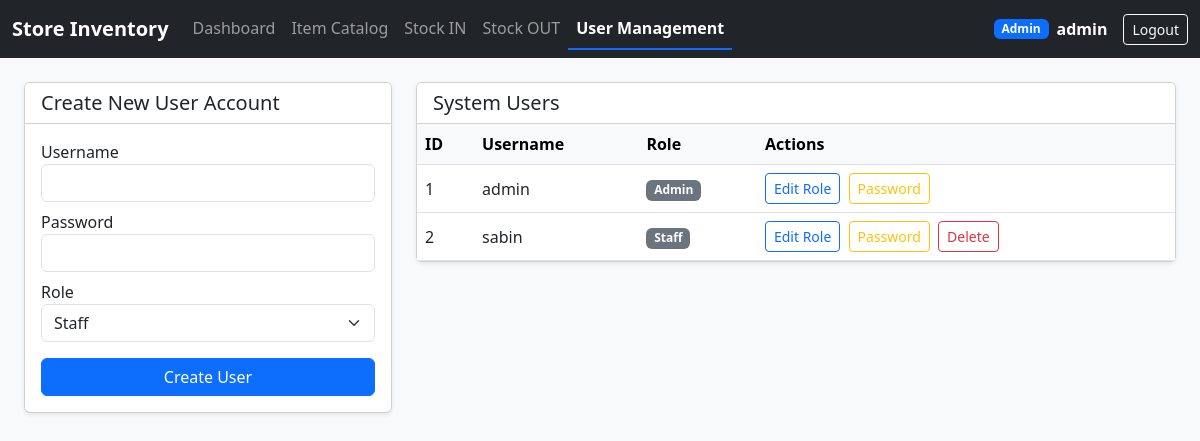
The app's page /users (signed in) with its own data.
### app.py (models this page shows, shortened)
class User(UserMixin, db.Model):
    __tablename__ = 'users'
    id = db.Column(db.Integer, primary_key=True)
    username = db.Column(db.String(80), unique=True, nullable=False)
    password_hash = db.Column(db.String(255), nullable=False)
    role = db.Column(db.String(20), nullable=False, default='Staff')  # Admin, Manager, Staff

### app.py (the view, shortened to what this page needs)
@app.route('/users', methods=['GET', 'POST'])
@login_required
@roles_required('Admin')
def users():
    users_list = User.query.all()
    return render_template('users.html', users=users_list)

### app.py (called while the page is built)
@login_manager.user_loader
def load_user(user_id):
    return User.query.get(int(user_id))

def roles_required(*roles):
    def decorator(f):
        @wraps(f)
        def decorated_function(*args, **kwargs):
            if not current_user.is_authenticated or current_user.role not in roles:
                flash("Access denied: You do not have permission to view this page.", "danger")
                return redirect(url_for('dashboard'))
            return f(*args, **kwargs)
        return decorated_function
    return decorator

### templates/users.html (shortened to what this page needs)
{% extends 'base.html' %}
{% block content %}
<div class="row">
    <div class="col-md-4">
        <div class="card shadow-sm mb-4">
            <div class="card-header bg-white"><h5 class="mb-0">Create New User Account</h5></div>
            <div class="card-body">
                <form method="POST">
                    <div class="mb-2"><label>Username</label><input type="text" name="username" class="form-control" required></div>
                    <div class="mb-2"><label>Password</label><input type="password" name="password" class="form-control" required></div>
                    <div class="mb-3">
                        <label>Role</label>
                        <select name="role" class="form-select">
                            <option value="Staff">Staff</option>
                        </select>
                    </div>
                    <button type="submit" class="btn btn-primary w-100">Create User</button>
                </form>
            </div>
        </div>
    </div>
    <div class="col-md-8">
        <div class="card shadow-sm">
            <div class="card-header bg-white"><h5 class="mb-0">System Users</h5></div>
            <div class="card-body p-0">
                <table class="table table-hover mb-0 align-middle">
                    <thead class="table-light">
                        <tr><th>ID</th><th>Username</th><th>Role</th><th>Actions</th></tr>
                    </thead>
                    <tbody>
                        {% for u in users %}
                        <tr>
                            <td>{{ u.id }}</td>
                            <td>{{ u.username }}</td>
                            <td><span class="badge bg-secondary">{{ u.role }}</span></td>
                            <td>
                                <button class="btn btn-sm btn-outline-primary me-1" data-bs-toggle="modal" data-bs-target="#editUserModal{{ u.id }}">Edit Role</button>
                                <button class="btn btn-sm btn-outline-warning me-1" data-bs-toggle="modal" data-bs-target="#changePassModal{{ u.id }}">Password</button>
                                {% if u.id != current_user.id %}
                                <form action="{{ url_for('delete_user', user_id=u.id) }}" method="POST" class="d-inline" onsubmit="return confirm('Delete user {{ u.username }}?');">
                                    <button type="submit" class="btn btn-sm btn-outline-danger">Delete</button>
                                </form>
                                {% endif %}
                            </td>
                        </tr>
                        {% endfor %}
                    </tbody>
                </table>
            </div>
        </div>
    </div>
</div>
{% endblock %}

### templates/base.html (shortened to what this page needs)
<!DOCTYPE html>
<html lang="en">
<head>
    <link href="https://cdn.jsdelivr.net/npm/bootstrap@5.3.0/dist/css/bootstrap.min.css" rel="stylesheet">
</head>
<body>
    {% if current_user.is_authenticated %}
    <nav class="navbar navbar-expand-lg navbar-dark bg-dark mb-4">
        <div class="container-fluid">
            <a class="navbar-brand fw-bold" href="{{ url_for('dashboard') }}">Store Inventory</a>
            <div class="collapse navbar-collapse" id="navbarNav">
                <ul class="navbar-nav me-auto">
                    <li class="nav-item">
                        <a class="nav-link {% if request.endpoint == 'dashboard' %}active fw-bold text-white{% endif %}" href="{{ url_for('dashboard') }}">Dashboard</a>
                    </li>
                    {% if current_user.role in ['Admin', 'Manager'] %}
                    <li class="nav-item">
                        <a class="nav-link {% if request.endpoint in ['items', 'edit_item'] %}active fw-bold text-white{% endif %}" href="{{ url_for('items') }}">Item Catalog</a>
                    </li>
                    {% endif %}
                    <li class="nav-item">
                        <a class="nav-link {% if request.endpoint == 'stock_in' %}active fw-bold text-white{% endif %}" href="{{ url_for('stock_in') }}">Stock IN</a>
                    </li>
                    <li class="nav-item">
                        <a class="nav-link {% if request.endpoint == 'stock_out' %}active fw-bold text-white{% endif %}" href="{{ url_for('stock_out') }}">Stock OUT</a>
                    </li>
                    {% if current_user.role == 'Admin' %}
                    <li class="nav-item">
                        <a class="nav-link {% if request.endpoint in ['users', 'edit_user'] %}active fw-bold text-white{% endif %}" href="{{ url_for('users') }}">User Management</a>
                    </li>
                    {% endif %}
                </ul>
                <div class="d-flex align-items-center text-white me-3">
                    <span class="badge bg-primary me-2">{{ current_user.role }}</span>
                    <span><strong>{{ current_user.username }}</strong></span>
                </div>
                <a href="{{ url_for('logout') }}" class="btn btn-outline-light btn-sm">Logout</a>
            </div>
        </div>
    </nav>
    {% endif %}
    <div class="container-fluid px-4">
        {% block content %}{% endblock %}
    </div>
</body>
</html>

### templates/base.html (style rules this page uses)
body { background-color: #f8f9fa; font-family: 'Segoe UI', Arial, sans-serif; }
.nav-link.active { border-bottom: 2px solid #0d6efd; }

### records on screen
User: role "Admin", username "admin", id "1"
User: id "2", username "sabin", role "Staff"
